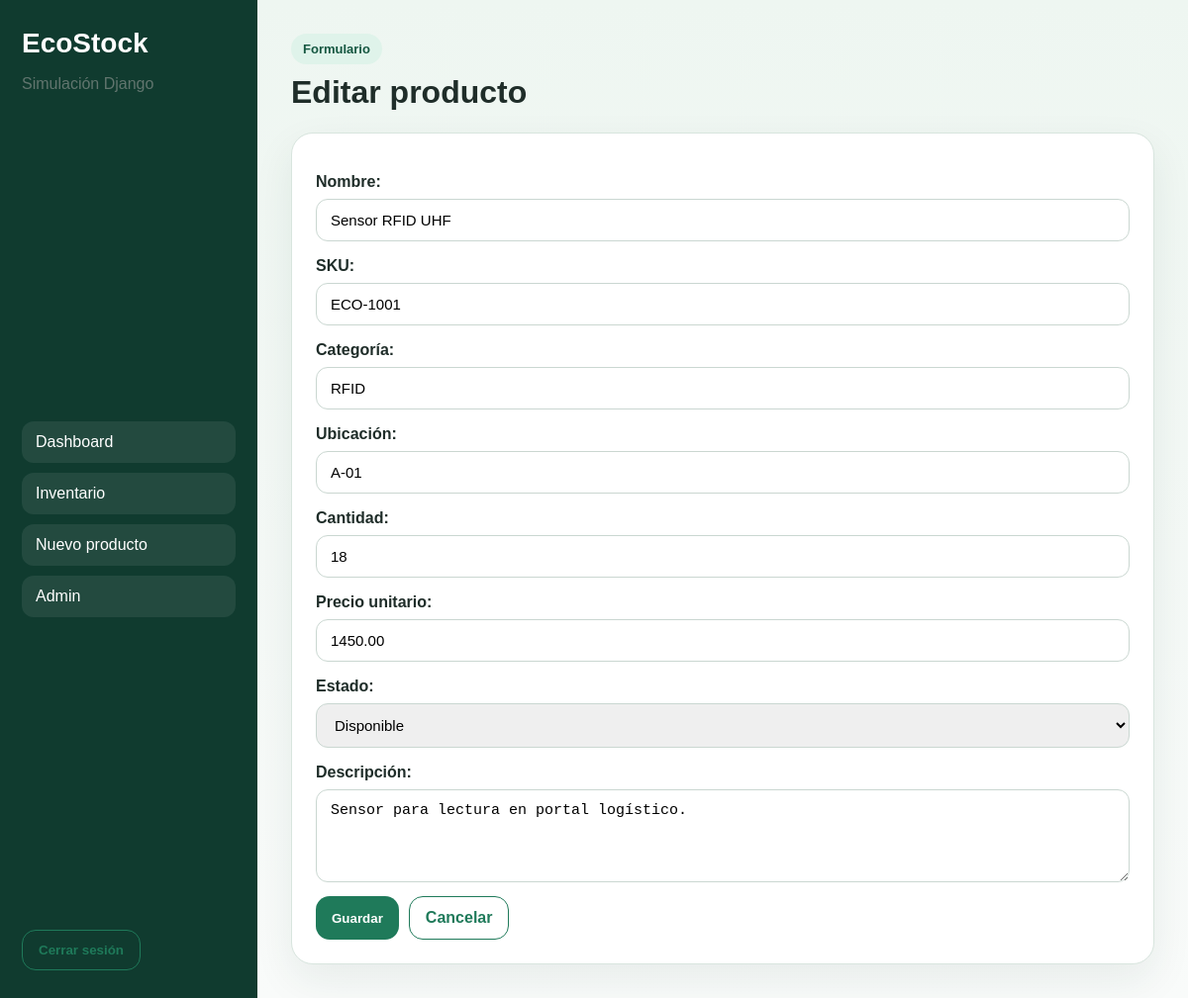
Screenshot of /productos/1/editar/ (signed in) with the database file from the repository.
### inventory/models.py (models this page shows, shortened)
class Product(models.Model):
    STATUS_CHOICES = [
        ("Disponible", "Disponible"),
        ("Bajo stock", "Bajo stock"),
        ("Agotado", "Agotado"),
    ]
    name = models.CharField("Nombre", max_length=120)
    sku = models.CharField("SKU", max_length=30, unique=True)
    category = models.CharField("Categoría", max_length=60)
    location = models.CharField("Ubicación", max_length=80)
    quantity = models.PositiveIntegerField("Cantidad", default=0)
    unit_price = models.DecimalField("Precio unitario", max_digits=10, decimal_places=2, default=0)
    status = models.CharField("Estado", max_length=20, choices=STATUS_CHOICES, default="Disponible")
    description = models.TextField("Descripción", blank=True)
    created_at = models.DateTimeField("Creado", auto_now_add=True)
    updated_at = models.DateTimeField("Actualizado", auto_now=True)
    class Meta:
        ordering = ["name"]
        verbose_name = "Producto"
        verbose_name_plural = "Productos"

### inventory/views.py (the view)
# urls.py: path("productos/<int:pk>/editar/", product_update, name="product_update"),
@login_required
def product_update(request, pk):
    product = get_object_or_404(Product, pk=pk)
    form = ProductForm(request.POST or None, instance=product)
    if request.method == "POST" and form.is_valid():
        form.save()
        messages.success(request, "Producto actualizado correctamente.")
        return redirect("product_list")
    return render(request, "inventory/product_form.html", {"form": form, "title": "Editar producto", "product": product})

### inventory/forms.py
class ProductForm(forms.ModelForm):
    class Meta:
        model = Product
        fields = [
            "name",
            "sku",
            "category",
            "location",
            "quantity",
            "unit_price",
            "status",
            "description",
        ]
        widgets = {
            "description": forms.Textarea(attrs={"rows": 4}),
        }

### templates/inventory/product_form.html (shortened to what this page needs)
{% extends 'base.html' %}
{% block content %}
<section class="page-header">
  <span class="badge">Formulario</span>
  <h2>{{ title }}</h2>
</section>
<form method="post" class="card form-grid">
  {{ form.as_p }}
  <div class="form-actions">
    <button class="btn" type="submit">Guardar</button>
    <a class="btn btn-outline" href="/productos/">Cancelar</a>
  </div>
</form>
{% endblock %}

### static/css/styles.css (style rules this page uses)
:root { --bg: #f4f8f6; --card: #ffffff; --line: #d8e5de; --text: #1f2d29; --muted: #61756e; --primary: #1f7a5a; --primary-dark: #155741; --danger: #b42318; --shadow: 0 16px 40px rgba(26, 60, 46, 0.08); }
* { box-sizing: border-box; }
body { margin: 0; font-family: Arial, Helvetica, sans-serif; background: linear-gradient(180deg, #eef6f1 0%, #f9fbfa 100%); color: var(--text); }
a { text-decoration: none; }
.card { background: var(--card); border: 1px solid var(--line); border-radius: 22px; box-shadow: var(--shadow); padding: 24px; }
.badge { display: inline-block; background: #dff3ea; color: var(--primary-dark); padding: 8px 12px; border-radius: 999px; font-size: 13px; font-weight: 700; }
.btn { border: none; border-radius: 14px; background: var(--primary); color: white; padding: 12px 16px; font-weight: 700; cursor: pointer; display: inline-block; }
.btn-outline { background: transparent; color: var(--primary); border: 1px solid var(--primary); }
.field, form p { display: grid; gap: 8px; margin-bottom: 14px; }
input, select, textarea { width: 100%; padding: 12px 14px; border-radius: 12px; border: 1px solid #cad7d1; font-size: 15px; }
label { font-weight: 700; }
.page-header { margin-bottom: 22px; }
.page-header h2 { margin: 10px 0 6px; font-size: 32px; }
.form-grid p { margin-bottom: 12px; }
.form-actions { display: flex; gap: 10px; margin-top: 14px; }

### rows the page displays
Product: name "Sensor RFID UHF", sku "ECO-1001", category "RFID", location "A-01", quantity "18", unit_price "1450.00", status "Disponible", description "Sensor para lectura en portal logístico."

### other values shown
{{ title }} "Editar producto"
